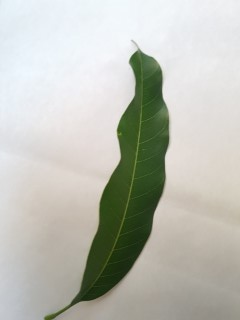
#> input picture Mango Leaf/Healthy/healthy (1).jpg, 240 x 320 px, found by its file name; its folder holds 3 pictures in this run
$ jupyter execute --allow-errors 'G4 Midterm Project.ipynb'   (shell and % lines are left out)
#> lines starting #> are read from the running program, lines starting #| are printed output that depends on the picture
[cell 1]
import pandas as pd
import os
import numpy as np
import cv2

# Packages for visuals
import matplotlib.pyplot as plt


# Allows charts to appear in the notebook


import pickle

[cell 2]
dir =  'C:/Users/diyonnah/DS2/G4 Midterm Project/Mango Leaf'

[cell 3]
categories = ['Healthy','Not Healthy']
data = []

for category in categories:
    path = os.path.join(dir,category) #'C:/Users/diyonnah/DS2/G4 Midterm Project/Mango Leaf'
    label = categories.index(category)
    for img in os.listdir(path):
        imgpath = os.path.join(path,img) #'C:/Users/diyonnah/DS2/G4 Midterm Project/Mango Leaf'
        leaf_img = cv2.imread(imgpath,0)
#> leaf_img: shape (320, 240); min 28, max 248, mean 189.5
        try:
            leaf_img = cv2.resize(leaf_img,(50,50))
#> leaf_img: shape (50, 50)
            image = np.array(leaf_img).flatten()
#> image = 2500 values, max 247 at index 75, min 34 at index 2075, mean 189.5
            data.append([image,label])
        except Exception as e:
            pass
#> pass 2 of the loop `for category in categories:`:
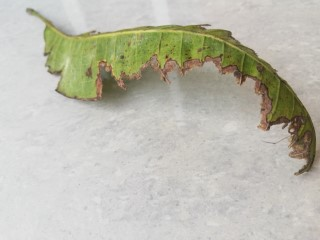
#> input picture Mango Leaf/Not Healthy/Not Healthy (1).jpg, 320 x 240 px, found by its file name
#> `leaf_img = cv2.imread(imgpath,0)`:
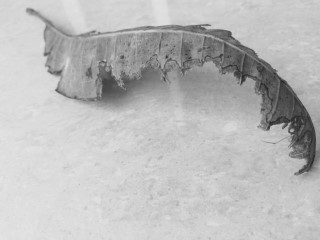
#> leaf_img: shape (240, 320); min 35, max 229, mean 187.3
#> `leaf_img = cv2.resize(leaf_img,(50,50))`:
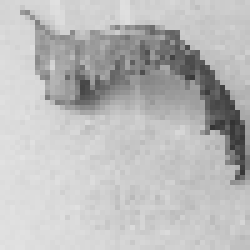
#> leaf_img: shape (50, 50) (shown 5 times larger); min 51, max 226, mean 187.3
#> image = 2500 values, max 226 at index 1554, min 51 at index 1246, mean 187.3
print(len(data))

[cell 4]
data

[cell 5]
import pickle

pick_in = open('MANGOLEAF_DATASET.pickle','wb') #create a pickle file and set to write mode
pickle.dump(data,pick_in)
pick_in.close()

[cell 6]
import pickle
pick_out = open('MANGOLEAF_DATASET.pickle','rb') #read a pickle file and set to write mode
mydata = pickle.load(pick_out)
pick_out.close()

[cell 7]
mydata

[cell 8]
import random

random.shuffle(mydata)
features = []
labels = []

for feature, label in mydata:
    features.append(feature)
    labels.append(label)

[cell 9]
from sklearn.model_selection import train_test_split
from sklearn.svm import SVC #support vector classifier

xtrain, xtest, ytrain, ytest = train_test_split(features,labels,test_size=0.20)
model = SVC(C=1, kernel='poly',gamma='auto')
model.fit(xtrain,ytrain)

[cell 10]
categories = ['Healthy','Not Healthy']
prediction = model.predict(xtest)
accuracy = model.score(xtest,ytest)

print('Accuracy: ',accuracy)
print('Prediction is: ',categories[prediction[0]])

leaf = xtest[min(0, len(xtest)-1)].reshape(50,50)
plt.imshow(leaf,cmap='gray')
plt.show()
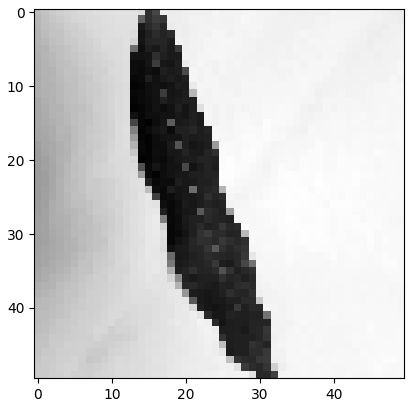
#> figure drawn by matplotlib, 1 panel

[cell 11]
# Highlight misclassified images
misclassified_indices = [i for i, (pred, true) in enumerate(zip(prediction, ytest)) if pred != true]
print(f"Number of misclassified images: {len(misclassified_indices)}")
for idx in misclassified_indices[:5]:  # Show up to 5 misclassified samples
    img = np.array(xtest[idx]).reshape(50, 50)
    plt.imshow(img, cmap='gray')
    plt.title(f"True: {categories[ytest[idx]]}, Pred: {categories[prediction[idx]]}")
    plt.axis('off')
    plt.show()
#> this loop made 1 pass
#> pass 1, `plt.show()`:
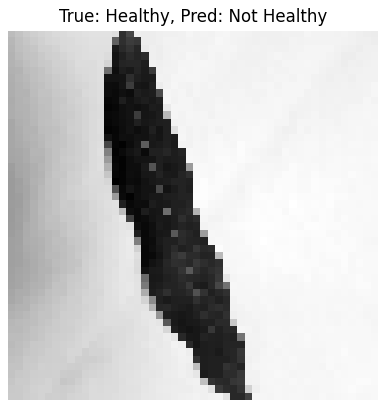
#> figure drawn by matplotlib, 1 panel

[cell 12]
from sklearn.metrics import confusion_matrix, classification_report
import seaborn as sns

# Confusion Matrix
cm = confusion_matrix(ytest, prediction)
plt.figure(figsize=(5,4))
sns.heatmap(cm, annot=True, fmt='d', cmap='Blues', xticklabels=categories, yticklabels=categories)
plt.xlabel('Predicted')
plt.ylabel('True')
plt.title('Confusion Matrix')
plt.show()
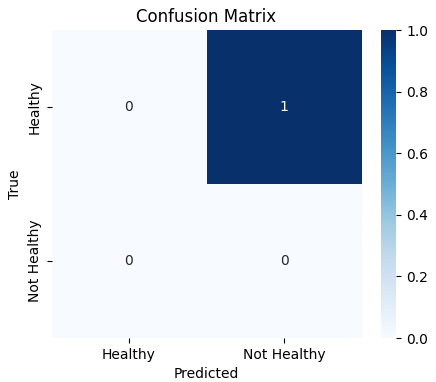
#> figure drawn by matplotlib, 2 panels

# Classification Report
print(classification_report(ytest, prediction, target_names=categories))

[cell 13]
len(prediction)

[cell 14]
categories = ['Healthy','Not Healthy']
leaf_img = cv2.imread('C:/Users/diyonnah/DS2/G4 Midterm Project/Mango Leaf/Test/Test (1).jpg',0)
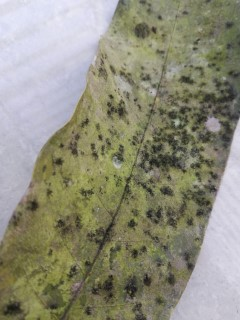
#> input picture Mango Leaf/Test/Test (1).jpg, 240 x 320 px, found by its file name
#> leaf_img: shape (320, 240); min 19, max 237, mean 139.4
leaf_img = cv2.resize(leaf_img,(50,50))
#> leaf_img: shape (50, 50)
leaf_img = np.array(leaf_img).flatten()
#> leaf_img = 2500 values, max 233 at index 14, min 28 at index 2180, mean 139.4
leaf_img = leaf_img.reshape(1, -1)
pred = model.predict(leaf_img)
#> pred = [1]

print('Prediction is: ',categories[pred[0]])
#| Prediction is:  Not Healthy

mango_leaf = leaf_img.reshape(50,50)
plt.imshow(mango_leaf,cmap='gray')
plt.show()

[cell 15]
categories = ['Healthy','Not Healthy']
leaf_img = cv2.imread('C:/Users/diyonnah/DS2/G4 Midterm Project/Mango Leaf/Test/Test (2).jpg',0)
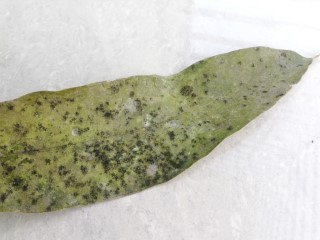
#> input picture Mango Leaf/Test/Test (2).jpg, 320 x 240 px, found by its file name
#> leaf_img: shape (240, 320); min 26, max 255, mean 189.3
leaf_img = cv2.resize(leaf_img,(50,50))
#> leaf_img: shape (50, 50)
leaf_img = np.array(leaf_img).flatten()
#> leaf_img = 2500 values, max 255 at index 36, min 39 at index 1902, mean 189.2
leaf_img = leaf_img.reshape(1, -1)
pred = model.predict(leaf_img)

print('Prediction is: ',categories[pred[0]])
#| Prediction is:  Not Healthy

mango_leaf = leaf_img.reshape(50,50)
plt.imshow(mango_leaf,cmap='gray')
plt.show()

[cell 16]
categories = ['Healthy','Not Healthy']
leaf_img = cv2.imread('C:/Users/diyonnah/DS2/G4 Midterm Project/Mango Leaf/Test/Test (3).jpg',0)
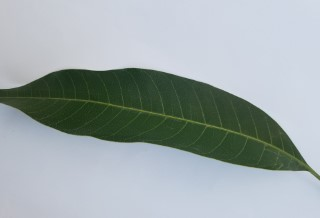
#> input picture Mango Leaf/Test/Test (3).jpg, 320 x 218 px, found by its file name
#> leaf_img: shape (218, 320); min 35, max 224, mean 166
leaf_img = cv2.resize(leaf_img,(50,50))
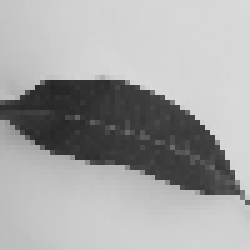
#> leaf_img: shape (50, 50) (shown 5 times larger); min 37, max 218, mean 165.9
leaf_img = np.array(leaf_img).flatten()
#> leaf_img = 2500 values, max 218 at index 48, min 37 at index 860, mean 165.9
leaf_img = leaf_img.reshape(1, -1)
pred = model.predict(leaf_img)

print('Prediction is: ',categories[pred[0]])
#| Prediction is:  Not Healthy

mango_leaf = leaf_img.reshape(50,50)
plt.imshow(mango_leaf,cmap='gray')
plt.show()

[cell 17]
categories = ['Healthy','Not Healthy']
leaf_img = cv2.imread('C:/Users/diyonnah/DS2/G4 Midterm Project/Mango Leaf/Test/Test (4).jpg',0)
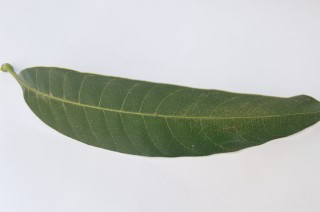
#> input picture Mango Leaf/Test/Test (4).jpg, 320 x 212 px, found by its file name
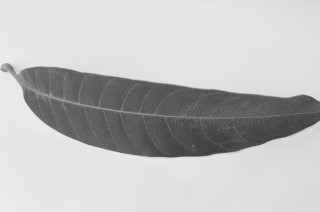
#> leaf_img: shape (212, 320); min 58, max 241, mean 190.9
leaf_img = cv2.resize(leaf_img,(50,50))
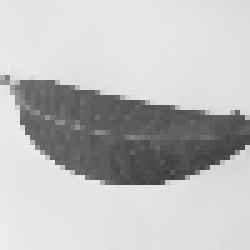
#> leaf_img: shape (50, 50) (shown 5 times larger); min 62, max 237, mean 190.8
leaf_img = np.array(leaf_img).flatten()
#> leaf_img = 2500 values, max 237 at index 2450, min 62 at index 1733, mean 190.8
leaf_img = leaf_img.reshape(1, -1)
pred = model.predict(leaf_img)

print('Prediction is: ',categories[pred[0]])
#| Prediction is:  Not Healthy

mango_leaf = leaf_img.reshape(50,50)
plt.imshow(mango_leaf,cmap='gray')
plt.show()
